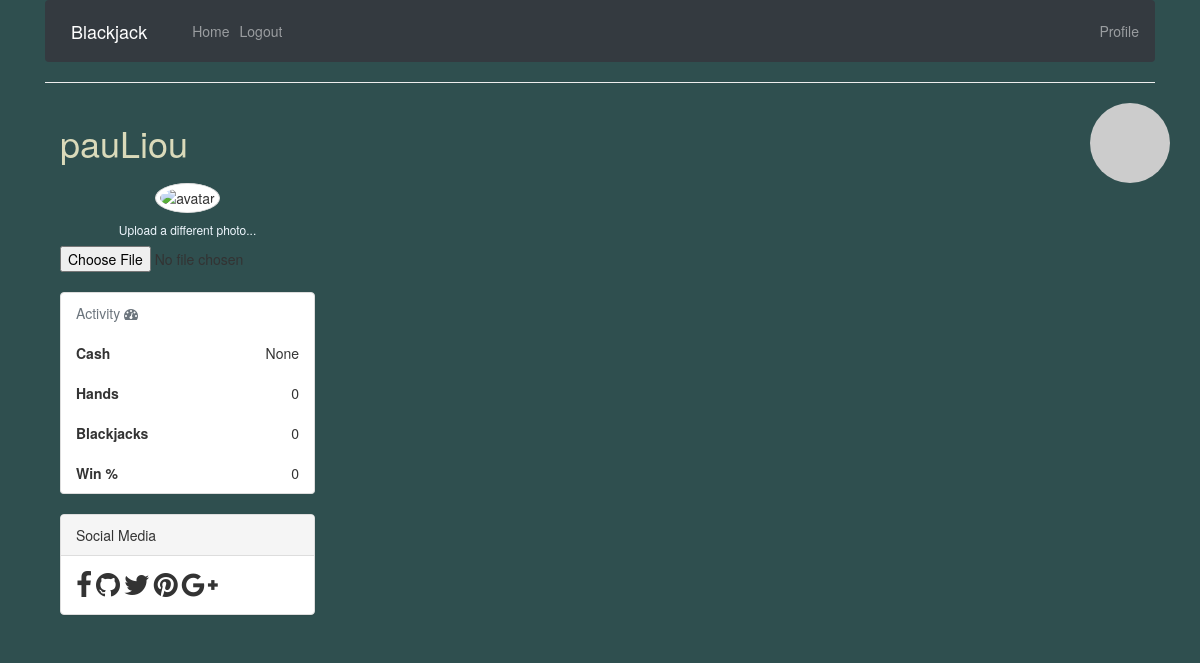
Before: /profile (signed in) with the older database file.
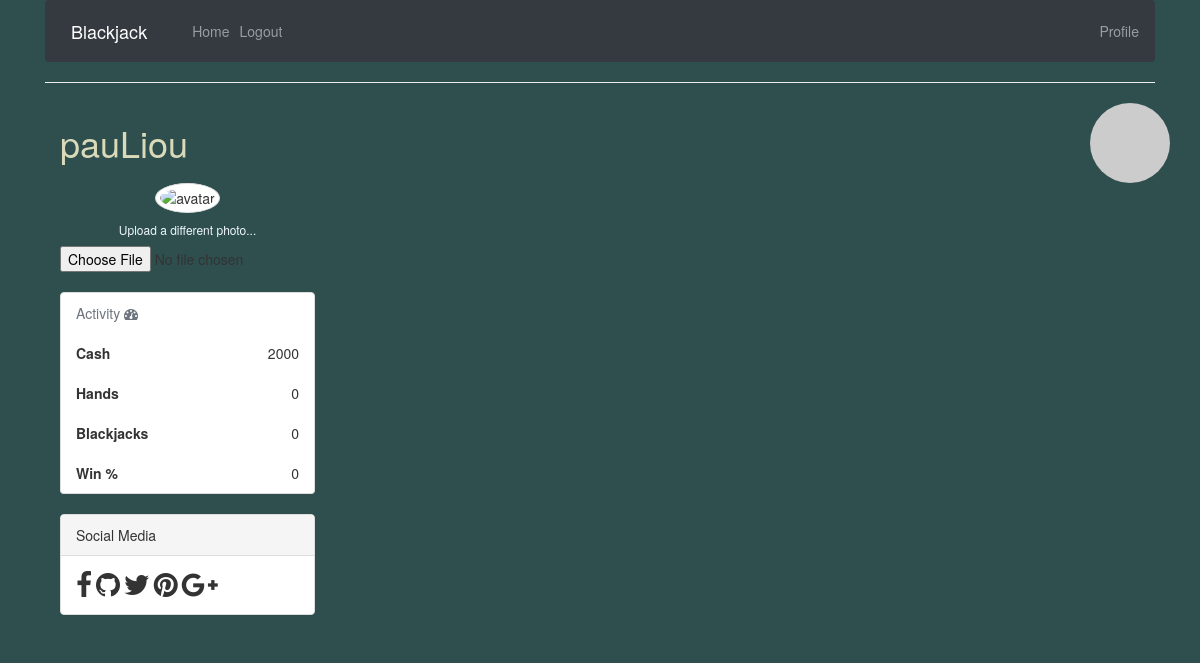
After: the same page with the newer database file.
### website/models.py (models this page shows)
class User(db.Model, UserMixin):
    id = db.Column(db.Integer, primary_key=True)
    email = db.Column(db.String(150), unique=True)
    password = db.Column(db.String(150))
    username = db.Column(db.String(150))
    cash = db.Column(db.Integer,default=10000)
    stats = db.Column(db.Integer)
    blackjack = db.relationship('Blackjack')
    cards = db.relationship('Cards')

### website/views.py (the view)
@views.route('/profile', methods=["GET","POST"])
@login_required
def profile():
    return render_template('profile.html',user=current_user)

### website/__init__.py (called while the page is built)
def create_app():
    app = Flask(__name__)
    app.config['SECRET_KEY'] = 'weorfhwPFUthhtrhh6h556556565657848848497ujghfH'
    app.config['SQLALCHEMY_DATABASE_URI'] = f'sqlite:///../website/{DB_NAME}'
    app.config['DEBUG'] == True
    db.init_app(app)
    from .auth import auth
    from .views import views  # importing the blueprints
    app.register_blueprint(views,url_prefix='/') # registering the blueprints
    app.register_blueprint(auth,url_prefix='/')
    from .models import User,Cards
    with app.app_context():
        db.create_all()
    login_manager = LoginManager()
    login_manager.login_view = 'auth.login'
    login_manager.init_app(app)
    @login_manager.user_loader
    def load_user(id):
        return User.query.get(int(id))
    return app

### website/templates/profile.html (shortened to what this page needs)
{% extends "base.html" %}{% block title %}Home{% endblock %} {% block content %}
<link href="//maxcdn.bootstrapcdn.com/bootstrap/4.1.1/css/bootstrap.min.css" rel="stylesheet" id="bootstrap-css">
<link href="//maxcdn.bootstrapcdn.com/bootstrap/4.0.0/css/bootstrap.min.css" rel="stylesheet" id="bootstrap-css">
<head>
  <link rel="stylesheet" href="https://maxcdn.bootstrapcdn.com/bootstrap/3.3.7/css/bootstrap.min.css">
</head>
<hr>
<div class="container bootstrap snippet">
    <div class="row">
  		<div class="col-sm-10"><h1 style="color:rgb(218, 218, 186)">{{user.username}}</h1></div>
    	<div class="col-sm-2"><a href="/users" class="pull-right"><img title="profile image" class="img-circle img-responsive" src="http://www.gravatar.com/avatar/28fd20ccec6865e2d5f0e1f4446eb7bf?s=100"></a></div>
    </div>
    <div class="row">
  		<div class="col-sm-3">
      <div class="text-center">
        <img src="http://ssl.gstatic.com/accounts/ui/avatar_2x.png" class="avatar img-circle img-thumbnail" alt="avatar">
        <h6 style="color:aliceblue">Upload a different photo...</h6>
        <input type="file" class="text-center center-block file-upload">
      </div></hr><br>
          <ul class="list-group">
            <li class="list-group-item text-muted">Activity <i class="fa fa-dashboard fa-1x"></i></li>
            <li class="list-group-item text-right"><span class="pull-left"><strong>Cash</strong></span>{{user.cash}}</li>
            <li class="list-group-item text-right"><span class="pull-left"><strong>Hands</strong></span> 0</li>
            <li class="list-group-item text-right"><span class="pull-left"><strong>Blackjacks</strong></span> 0</li>
            <li class="list-group-item text-right"><span class="pull-left"><strong>Win %</strong></span> 0</li>
          </ul>
          <div class="panel panel-default">
            <div class="panel-heading">Social Media</div>
            <div class="panel-body">
            	<i class="fa fa-facebook fa-2x"></i> <i class="fa fa-github fa-2x"></i> <i class="fa fa-twitter fa-2x"></i> <i class="fa fa-pinterest fa-2x"></i> <i class="fa fa-google-plus fa-2x"></i>
            </div>
          </div>
        </div>
    	<div class="col-sm-9">
              </div>
          </div>
        </div>
    </div>
    {% endblock %}

### website/templates/base.html (shortened to what this page needs)
<!DOCTYPE html>
<html>
  <head>
    <link
      rel="stylesheet"
      href="https://stackpath.bootstrapcdn.com/bootstrap/4.4.1/css/bootstrap.min.css"
    />
    <link
      rel="stylesheet"
      href="https://stackpath.bootstrapcdn.com/font-awesome/4.7.0/css/font-awesome.min.css"
    />
    <link
      rel="stylesheet"
      href="https://unpkg.com/dropzone@5/dist/min/dropzone.min.css"
      type="text/css"
    />
  </head>
  <body style="background-color: darkslategray">
    <div class="container">
      <nav class="navbar navbar-expand-lg navbar-dark bg-dark">
        <a class="navbar-brand" id="title" href="/">Blackjack</a>
        <div class="collapse navbar-collapse" id="navbar">
          <div class="navbar-nav">
            {% if user.is_authenticated %}
            <a class="nav-item nav-link" id="home" href="/">Home</a>
            <a class="nav-item nav-link" id="logout" href="/logout">Logout</a>
            {% else %}
            <a class="nav-item nav-link" id="login" href="/login">Login</a>
            <a class="nav-item nav-link" id="sign_up" href="/sign-up"
              >Sign Up</a
            >
            {% endif %}
          </div>
        </div>
        {% if user.is_authenticated %}
        <div class="navbar-nav order-0">
          <a class="nav-item nav-link" id="profile" href="/profile">Profile</a>
        </div>
        {% endif %}
      </nav>
     {% block content %} {%
    endblock %}
  </body>
</html>

Changed rows visible on the page:
changed User "pauLiou": cash "None" → "2000"
